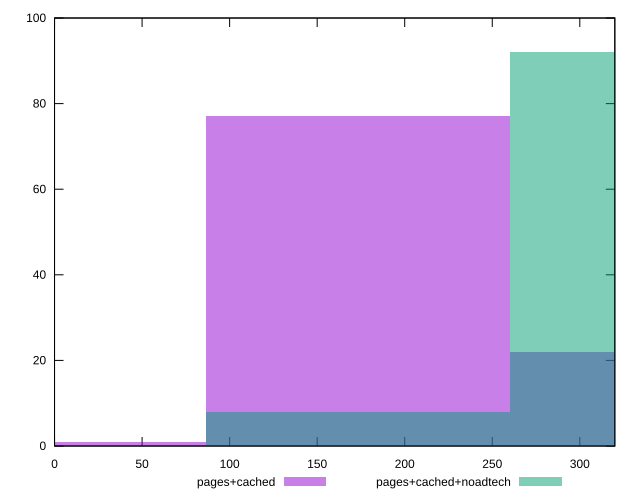

This chart was generated by the following gnuplot code:
reset

$pagesCached <<EOF
173.35815709692764 77
346.7163141938553 22
0 1
EOF

$pagesCachedNoadtech <<EOF
346.7163141938553 92
173.35815709692764 8
EOF

set key outside below
set boxwidth 173.35815709692764
set xrange [0:320]
set yrange [0:100]
set trange [0:100]
set style fill transparent solid 0.5 noborder
set terminal svg size 640, 500 enhanced background rgb 'white'
set output "report_00018_2021-02-10T15-25-16.877Z/offscreen-images/comparison/histogram/1_vs_2.svg"

plot $pagesCached title "pages+cached" with boxes, \
     $pagesCachedNoadtech title "pages+cached+noadtech" with boxes

reset
